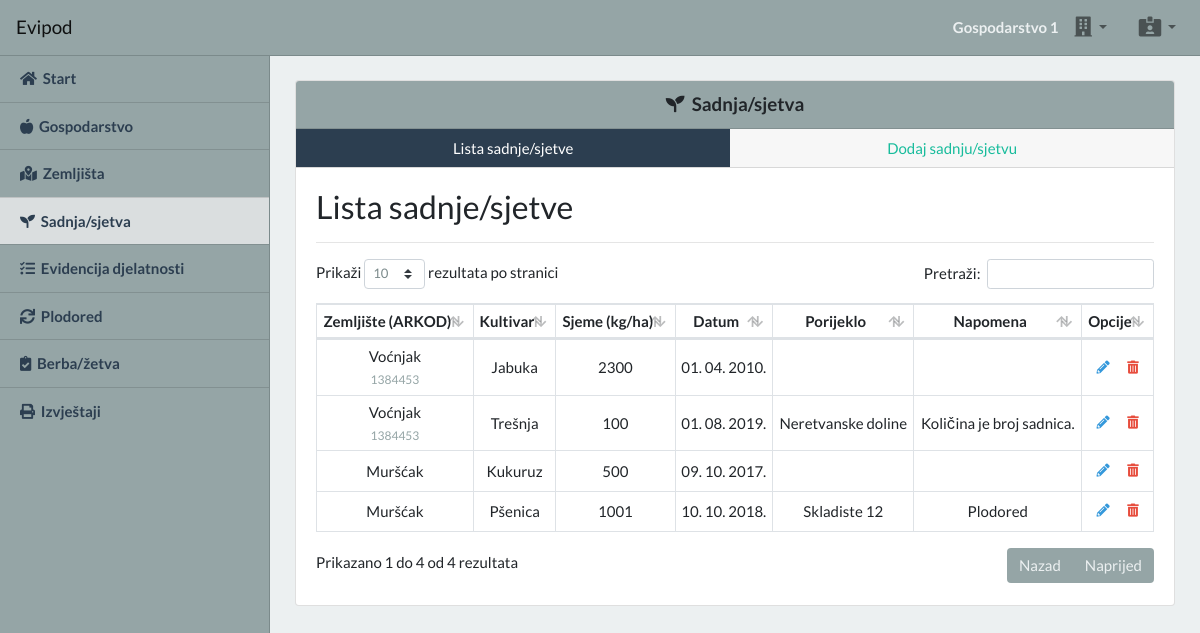
Page /app/planting (signed in) on the committed database.
### tables this page shows
CREATE TABLE IF NOT EXISTS `business` (
  `business_id` int(11) NOT NULL AUTO_INCREMENT,
  `business_name` varchar(100) NOT NULL,
  `user_id` int(11) NOT NULL,
  `business_owner` varchar(100) NOT NULL,
  `business_oib` varchar(11) NOT NULL,
  `business_mibpg` varchar(11) NOT NULL,
  `business_county` varchar(100) NOT NULL,
  `business_location` varchar(100) NOT NULL,
  `business_post` varchar(5) NOT NULL,
  `business_address` varchar(100) NOT NULL,
  `business_email` varchar(100) NOT NULL,
  `business_tel` varchar(100) NOT NULL,
  `business_mob` varchar(100) NOT NULL,
  `created_at` timestamp NOT NULL DEFAULT CURRENT_TIMESTAMP,
  `updated_at` timestamp NOT NULL DEFAULT CURRENT_TIMESTAMP ON UPDATE CURRENT_TIMESTAMP,
  PRIMARY KEY (`business_id`),
  KEY `user_id` (`user_id`)
);

CREATE TABLE IF NOT EXISTS `planting` (
  `planting_id` int(11) NOT NULL AUTO_INCREMENT,
  `field_id` int(11) NOT NULL,
  `business_id` int(11) NOT NULL,
  `planting_name` varchar(100) NOT NULL,
  `planting_count` int(11) NOT NULL,
  `planting_date` date NOT NULL,
  `planting_source` varchar(100) NOT NULL,
  `planting_note` varchar(100) NOT NULL,
  `created_at` timestamp NOT NULL DEFAULT CURRENT_TIMESTAMP,
  `updated_at` timestamp NOT NULL DEFAULT CURRENT_TIMESTAMP ON UPDATE CURRENT_TIMESTAMP,
  PRIMARY KEY (`planting_id`),
  KEY `field_id` (`field_id`)
);

CREATE TABLE IF NOT EXISTS `fields` (
  `field_id` int(11) NOT NULL AUTO_INCREMENT,
  `business_id` int(11) NOT NULL,
  `field_name` varchar(100) NOT NULL,
  `field_size` decimal(10,2) NOT NULL,
  `field_arkod` varchar(7) NOT NULL,
  `field_note` varchar(100) NOT NULL,
  `created_at` timestamp NOT NULL DEFAULT CURRENT_TIMESTAMP,
  `updated_at` timestamp NOT NULL DEFAULT CURRENT_TIMESTAMP ON UPDATE CURRENT_TIMESTAMP,
  PRIMARY KEY (`field_id`),
  KEY `business_id` (`business_id`)
);

### app/planting.php (the view, shortened to what this page needs)
<?php
require_once "./includes/connection.php";
$userId = $_SESSION['user_id'];
?>
<?php include('./includes/partials/index_head.php'); ?>
<body class="bg-light">
  <?php include('./includes/partials/index_header.php'); ?>
  <?php include('./includes/partials/index_sidebar.php'); ?>
  <section class="content">
    <div class="container-fluid">
      <div class="card">
        <h5 class="card-header text-center bg-secondary">
          <i class="fas fa-seedling"></i><strong>&nbsp;&nbsp;Sadnja/sjetva</strong>
        </h5>
        <div class="card-header p-0">
          <ul class="nav nav-pills nav-fill flex-column flex-sm-row" id="plantingTab" role="tablist">
            <li class="nav-item">
              <a class="nav-link rounded-0 active" id="plantingListTab" data-toggle="tab" href="#plantingList" role="tab">Lista sadnje/sjetve</a>
            </li>
            <li class="nav-item">
              <a class="nav-link rounded-0" id="plantingAddTab" data-toggle="tab" href="#plantingAdd" role="tab">Dodaj
                sadnju/sjetvu</a>
            </li>
          </ul>
        </div>
        <div class="card-body">
          <div class="tab-content" id="plantingListContent">
            <div class="tab-pane fade show active" id="plantingList" role="tabpanel">
              <h3>Lista sadnje/sjetve</h3>
              <hr>
              <table class="table table-sm table-bordered table-hover text-center datatable-enable" id="plantingTable">
                <thead>
                  <tr>
                    <th>Zemljište (ARKOD)</th>
                    <th>Kultivar</th>
                    <th>Sjeme (kg/ha)</th>
                    <th>Datum</th>
                    <th>Porijeklo</th>
                    <th>Napomena</th>
                    <th>Opcije</th>
                  </tr>
                </thead>
                <tbody>
                  <?php
                  $query = $conn->prepare("SELECT fields.field_name, fields.field_arkod, planting.* FROM planting INNER JOIN fields ON planting.field_id = fields.field_id WHERE fields.business_id = ? ORDER BY fields.field_id, planting.planting_date");
                  $query->bind_param("i", $resultUser['current_business_id']);
                  $query->execute();
                  $result = $query->get_result();
                  if ($result->num_rows > 0) {
                    while ($row = $result->fetch_assoc()) {
                      echo "<tr>";
                      echo "<td class='align-middle'>{$row['field_name']}<p class='mb-0 text-muted'><small>" . $row['field_arkod'] . "</small></p></td>";
                      echo "<td class='align-middle'>{$row['planting_name']}</td>";
                      echo "<td class='align-middle'>{$row['planting_count']}</td>";
                      echo "<td class='align-middle'>" . date('d. m. Y.', strtotime($row['planting_date'])) . "</td>";
                      echo "<td class='align-middle'>{$row['planting_source']}</td>";
                      echo "<td class='align-middle'>{$row['planting_note']}</td>";
                      echo "<td class='align-middle'>
                              <div class='btn-group btn-group-sm d-flex' role='group'>
                                <button type='button' class='btn btn-link text-info plantingEditBtn' title='Uredi' data-planting-id-edit='{$row['planting_id']}'><i class='fas fa-pencil-alt'></i></button>
                                <button type='button' class='btn btn-link text-danger plantingDeleteBtn' title='Izbriši' data-planting-id-delete='{$row['planting_id']}'><i class='fas fa-trash-alt'></i></button>
                              </div>
                            </td>";
                      echo "</tr>";
                    }
                  }
                  ?>
                </tbody>
              </table>
            </div>
          </div>
        </div>
      </div>
    </div>
  </section>
</body>
</html>

### app/includes/partials/index_header.php (shortened to what this page needs)
<?php
$queryUser = $conn->prepare("SELECT * FROM users WHERE user_id = ? LIMIT 1");
$queryUser->bind_param("i", $userId);
$queryUser->execute();
$resultUser = $queryUser->get_result()->fetch_assoc();
if ($resultUser['current_business_id'] != NULL) {
  $queryCurrentBusiness = $conn->prepare("SELECT * FROM business WHERE business_id = ? LIMIT 1");
  $queryCurrentBusiness->bind_param("i", $resultUser['current_business_id']);
  $queryCurrentBusiness->execute();
  $resultCurrentBusiness = $queryCurrentBusiness->get_result()->fetch_assoc();
}
?>
<header class="header">
  <nav class="navbar fixed-top navbar-expand-lg navbar-light bg-secondary border-bottom border-dark">
    <a class="navbar-brand d-none d-lg-block brandTopScroll" href="">Evipod</a>
    <div class="collapse navbar-collapse" id="navbarSupportedContent">
      <ul class="navbar-nav ml-auto mt-2 mt-lg-0">
        <?php if ($resultUser['current_business_id'] != NULL) : ?>
          <span class="navbar-text text-light font-weight-bold mr-2 d-none d-lg-block">
            <?php echo strlen($resultCurrentBusiness['business_name']) > 20 ? substr($resultCurrentBusiness['business_name'], 0, 20) . "..." : $resultCurrentBusiness['business_name']; ?>
          </span>
          <li class="nav-item dropdown" title="Odabir gospodarstva">
            <a class="nav-link dropdown-toggle" href="#" id="opgSelectDropdownBtn" role="button" data-toggle="dropdown">
              <i class="fas fa-building fa-lg"></i>
            </a>
          </li>
        <?php endif; ?>
        <li class="nav-item dropdown ml-lg-3" title="Meni">
          <a class="nav-link dropdown-toggle" href="#" id="navbarDropdown" role="button" data-toggle="dropdown">
            <i class="fas fa-id-card-alt fa-lg"></i>
          </a>
        </li>
      </ul>
    </div>
  </nav>
</header>

### app/styles/custom.css (style rules this page uses)
.content { padding-top: 70px; }
@media (min-width: 992px) { .content { padding: 80px 10px 0 280px; } }

### rows in the picture
business: business_name "Gospodarstvo 1"
planting: field.field_name "Voćnjak", field.field_arkod "1384453", planting_name "Jabuka", planting_count "2300", planting_date "01. 04. 2010."
planting: field.field_name "Voćnjak", field.field_arkod "1384453", planting_name "Trešnja", planting_count "100", planting_date "01. 08. 2019.", planting_source "Neretvanske doline", planting_note "Količina je broj sadnica."
planting: field.field_name "Muršćak", planting_name "Kukuruz", planting_count "500", planting_date "09. 10. 2017."
planting: field.field_name "Muršćak", planting_name "Pšenica", planting_count "1001", planting_date "10. 10. 2018.", planting_source "Skladiste 12", planting_note "Plodored"
